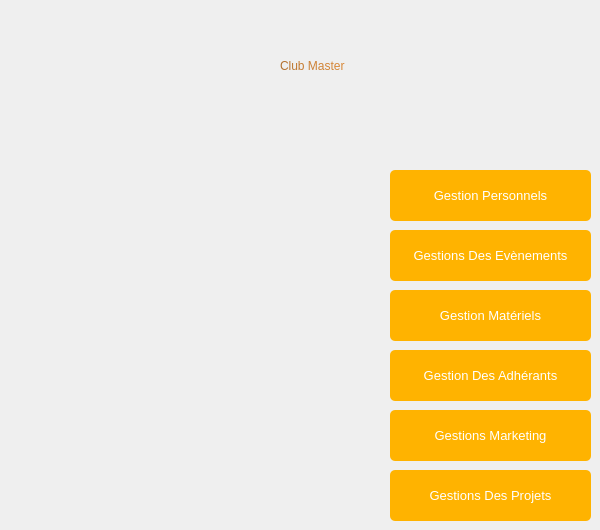
    <widget class="QWidget" name="page_1">
     <widget class="QPushButton" name="pushButton_11">
      <property name="geometry">
       <rect>
        <x>390</x>
        <y>170</y>
        <width>201</width>
        <height>51</height>
       </rect>
      </property>
      <property name="font">
       <font>
        <pointsize>10</pointsize>
        <underline>false</underline>
        <strikeout>false</strikeout>
       </font>
      </property>
      <property name="styleSheet">
       <string notr="true">QPushButton {
padding: 1px;
border-style: solid;
border: 2px solid gray;
border-radius: 8px;
background-color: rgb(170, 150, 123);
border:2px solid #000;
}
QPushButton {
     color: #fff !important;

text-decoration: none;
background: #ffb300;

border-radius: 5px;
display: inline-block;
border: none;
transition: all 0.4s ease 0s;
 }
 QPushButton:hover {
     background: #ffcc00;
	background-color: ;
letter-spacing: 1px;
-webkit-box-shadow: 0px 5px 40px -10px rgba(0,0,0,0.57);
-moz-box-shadow: 0px 5px 40px -10px rgba(0,0,0,0.57);
box-shadow: 5px 40px -10px rgba(0,0,0,0.57);
transition: all 0.4s ease 0s;
 }</string>
      </property>
      <property name="text">
       <string>Gestion Personnels</string>
      </property>
     </widget>
     <widget class="QLabel" name="label_47">
      <property name="geometry">
       <rect>
        <x>280</x>
        <y>30</y>
        <width>281</width>
        <height>71</height>
       </rect>
      </property>
      <property name="styleSheet">
       <string notr="true">font: 63 11pt &quot;Yu Gothic UI Semibold&quot;;
font: 6pt &quot;MS Shell Dlg 2&quot;;
font: 6pt &quot;MS Shell Dlg 2&quot;;
font: 30pt &quot;MS Shell Dlg 2&quot;;
color:qconicalgradient(cx:0.5, cy:0.5, angle:0, stop:0 rgba(0, 0, 0, 255), stop:1 rgba(235, 148, 61, 255))</string>
      </property>
      <property name="text">
       <string>Club Master</string>
      </property>
     </widget>
     <widget class="QLabel" name="label_48">
      <property name="geometry">
       <rect>
        <x>50</x>
        <y>170</y>
        <width>56</width>
        <height>16</height>
       </rect>
      </property>
      <property name="text">
       <string/>
      </property>
     </widget>
     <widget class="QPushButton" name="pushButton_12">
      <property name="geometry">
       <rect>
        <x>390</x>
        <y>230</y>
        <width>201</width>
        <height>51</height>
       </rect>
      </property>
      <property name="font">
       <font>
        <pointsize>10</pointsize>
        <underline>false</underline>
        <strikeout>false</strikeout>
       </font>
      </property>
      <property name="styleSheet">
       <string notr="true">QPushButton {
padding: 1px;
border-style: solid;
border: 2px solid gray;
border-radius: 8px;
background-color: rgb(170, 150, 123);
border:2px solid #000;
}
QPushButton {
     color: #fff !important;

text-decoration: none;
background: #ffb300;

border-radius: 5px;
display: inline-block;
border: none;
transition: all 0.4s ease 0s;
 }
 QPushButton:hover {
     background: #ffcc00;
	background-color: ;
letter-spacing: 1px;
-webkit-box-shadow: 0px 5px 40px -10px rgba(0,0,0,0.57);
-moz-box-shadow: 0px 5px 40px -10px rgba(0,0,0,0.57);
box-shadow: 5px 40px -10px rgba(0,0,0,0.57);
transition: all 0.4s ease 0s;
 }</string>
      </property>
      <property name="text">
       <string>Gestions Des Evènements</string>
      </property>
     </widget>
     <widget class="QPushButton" name="pushButton_13">
      <property name="geometry">
       <rect>
        <x>390</x>
        <y>290</y>
        <width>201</width>
        <height>51</height>
       </rect>
      </property>
      <property name="font">
       <font>
        <pointsize>10</pointsize>
        <underline>false</underline>
        <strikeout>false</strikeout>
       </font>
      </property>
      <property name="styleSheet">
       <string notr="true">QPushButton {
padding: 1px;
border-style: solid;
border: 2px solid gray;
border-radius: 8px;
background-color: rgb(170, 150, 123);
border:2px solid #000;
}
QPushButton {
     color: #fff !important;

text-decoration: none;
background: #ffb300;

border-radius: 5px;
display: inline-block;
border: none;
transition: all 0.4s ease 0s;
 }
 QPushButton:hover {
     background: #ffcc00;
	background-color: ;
letter-spacing: 1px;
-webkit-box-shadow: 0px 5px 40px -10px rgba(0,0,0,0.57);
-moz-box-shadow: 0px 5px 40px -10px rgba(0,0,0,0.57);
box-shadow: 5px 40px -10px rgba(0,0,0,0.57);
transition: all 0.4s ease 0s;
 }</string>
      </property>
      <property name="text">
       <string>Gestion Matériels</string>
      </property>
     </widget>
     <widget class="QPushButton" name="pushButton_14">
      <property name="geometry">
       <rect>
        <x>390</x>
        <y>470</y>
        <width>201</width>
        <height>51</height>
       </rect>
      </property>
      <property name="font">
       <font>
        <pointsize>10</pointsize>
        <underline>false</underline>
        <strikeout>false</strikeout>
       </font>
      </property>
      <property name="styleSheet">
       <string notr="true">QPushButton {
padding: 1px;
border-style: solid;
border: 2px solid gray;
border-radius: 8px;
background-color: rgb(170, 150, 123);
border:2px solid #000;
}
QPushButton {
     color: #fff !important;

text-decoration: none;
background: #ffb300;

border-radius: 5px;
display: inline-block;
border: none;
transition: all 0.4s ease 0s;
 }
 QPushButton:hover {
     background: #ffcc00;
	background-color: ;
letter-spacing: 1px;
-webkit-box-shadow: 0px 5px 40px -10px rgba(0,0,0,0.57);
-moz-box-shadow: 0px 5px 40px -10px rgba(0,0,0,0.57);
box-shadow: 5px 40px -10px rgba(0,0,0,0.57);
transition: all 0.4s ease 0s;
 }</string>
      </property>
      <property name="text">
       <string>Gestions Des Projets</string>
      </property>
     </widget>
     <widget class="QPushButton" name="pushButton_15">
      <property name="geometry">
       <rect>
        <x>390</x>
        <y>350</y>
        <width>201</width>
        <height>51</height>
       </rect>
      </property>
      <property name="font">
       <font>
        <pointsize>10</pointsize>
        <underline>false</underline>
        <strikeout>false</strikeout>
       </font>
      </property>
      <property name="styleSheet">
       <string notr="true">QPushButton {
padding: 1px;
border-style: solid;
border: 2px solid gray;
border-radius: 8px;
background-color: rgb(170, 150, 123);
border:2px solid #000;
}
QPushButton {
     color: #fff !important;

text-decoration: none;
background: #ffb300;

border-radius: 5px;
display: inline-block;
border: none;
transition: all 0.4s ease 0s;
 }
 QPushButton:hover {
     background: #ffcc00;
	background-color: ;
letter-spacing: 1px;
-webkit-box-shadow: 0px 5px 40px -10px rgba(0,0,0,0.57);
-moz-box-shadow: 0px 5px 40px -10px rgba(0,0,0,0.57);
box-shadow: 5px 40px -10px rgba(0,0,0,0.57);
transition: all 0.4s ease 0s;
 }</string>
      </property>
      <property name="text">
       <string>Gestion Des Adhérants</string>
      </property>
     </widget>
     <widget class="QPushButton" name="pushButton_21">
      <property name="geometry">
       <rect>
        <x>390</x>
        <y>410</y>
        <width>201</width>
        <height>51</height>
       </rect>
      </property>
      <property name="font">
       <font>
        <pointsize>10</pointsize>
        <underline>false</underline>
        <strikeout>false</strikeout>
       </font>
      </property>
      <property name="styleSheet">
       <string notr="true">QPushButton {
padding: 1px;
border-style: solid;
border: 2px solid gray;
border-radius: 8px;
background-color: rgb(170, 150, 123);
border:2px solid #000;
}
QPushButton {
     color: #fff !important;

text-decoration: none;
background: #ffb300;

border-radius: 5px;
display: inline-block;
border: none;
transition: all 0.4s ease 0s;
 }
 QPushButton:hover {
     background: #ffcc00;
	background-color: ;
letter-spacing: 1px;
-webkit-box-shadow: 0px 5px 40px -10px rgba(0,0,0,0.57);
-moz-box-shadow: 0px 5px 40px -10px rgba(0,0,0,0.57);
box-shadow: 5px 40px -10px rgba(0,0,0,0.57);
transition: all 0.4s ease 0s;
 }</string>
      </property>
      <property name="text">
       <string>Gestions Marketing</string>
      </property>
     </widget>
    </widget>
